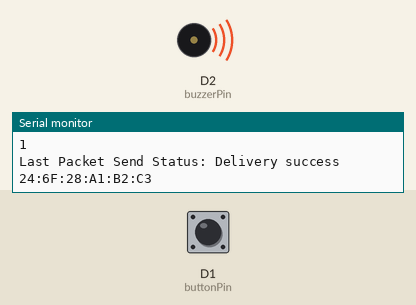
A sketch run on a simulated ESP8266 (NodeMCU). Parts: buzzer (waves = sounding), the last lines printed to the serial monitor. The inputs (shaded band) are chosen by the test bench; at power-on: D1 (buttonPin) HIGH. WiFi joins after 1.5 s; servers stay silent unless stated; random numbers use the default seed unless the sketch sets one.

Above: at 11.7 s.
11.8 s: D1 (buttonPin) pulled LOW for 3 s
At 19.2 s:
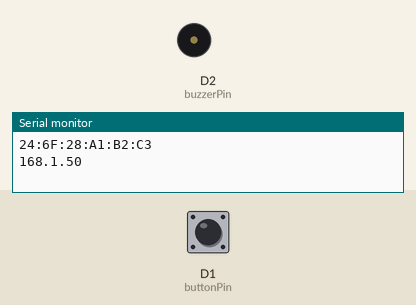
Timing chart, 0 to 25.3 s (numbered marks = the images above; inputs shaded):
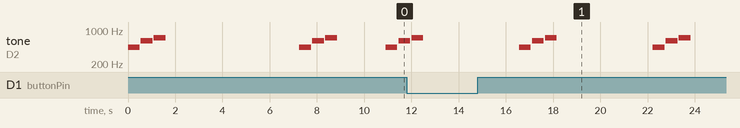

Measured:
- by itself, tone on D2 (buzzerPin): repeats every 5.7 s: 700 Hz 0.50 s, silent 4.1 s, 440 Hz 0.50 s, silent 0.05 s, 600 Hz 0.50 s, silent 0.05 s

The sketch:

EspNow_send_dataZ.ino
```cpp
// (licence header left out)
#include <ESP8266WiFi.h>
#include <espnow.h>


//-------------------EMailSender---------------------------
 #include "Arduino.h"
 #include <EMailSender.h>
 const char* ssid = "dbSoft";
 const char* password = "xVf5nTEN";

 uint8_t connection_state = 0;
 uint16_t reconnect_interval = 10000;

//EMailSender emailSend("myriskosarduino@gmail.com", "dbSoft1957");
//EMailSender emailSend("info.dbsoft@gmail.com", "dbSoft1957!@#");
EMailSender emailSend("myriskos@yahoo.gr", "cswmhhgzvrcxoftg");
//EMailSender emailSend("info@dbsoft.gr", "!!MyrJohn!@#");

uint8_t WiFiConnect(const char* nSSID = nullptr, const char* nPassword = nullptr)
{
    static uint16_t attempt = 0;
    Serial.print("Connecting to ");
    if(nSSID) {
        WiFi.begin(nSSID, nPassword);
        Serial.println(nSSID);
    }

    uint8_t i = 0;
    while(WiFi.status()!= WL_CONNECTED && i++ < 50)
    {
        delay(200);
        Serial.print(".");
    }
    ++attempt;
    Serial.println("");
    if(i == 51) {
        Serial.print("Connection: TIMEOUT on attempt: ");
        Serial.println(attempt);
        if(attempt % 2 == 0)
            Serial.println("Check if access point available or SSID and Password\r\n");
        return false;
    }
    Serial.println("Connection: ESTABLISHED");
    Serial.print("Got IP address: ");
    Serial.println(WiFi.localIP());
    return true;
}

void Awaits()
{
    uint32_t ts = millis();
    while(!connection_state)
    {
        delay(50);
        if(millis() > (ts + reconnect_interval) && !connection_state){
            connection_state = WiFiConnect();
            ts = millis();
        }
    }
}

void MailYahoo(){

    connection_state = WiFiConnect(ssid, password);
    if(!connection_state)  // if not connected to WIFI
     {
       Awaits();              // constantly trying to connect
     }
    EMailSender::EMailMessage message;
    message.subject = "Esp8266NodeMCU";
    message.message = "Παραβίαση πόρτας ορόφου<br>Arduino.<br>www.dbsoft.gr";

    EMailSender::Response resp = emailSend.send("info.dbsoft@gmail.com", message);
    EMailSender::Response resp2 = emailSend.send("myriskos@yahoo.gr", message);
    Serial.println("Sending status: ");

    Serial.println(resp.status);
    Serial.println(resp.code);
    Serial.println(resp.desc);

    Serial.println(resp2.status);
    Serial.println(resp2.code);
    Serial.println(resp2.desc);


}

//---------------------end EMailSender--------------------------------------


// REPLACE WITH RECEIVER MAC Address
// {0xA4, 0xCF, 0x12, 0xDF, 0x58, 0x46} ;  // SEND A
// {0xA4, 0xCF, 0x12, 0xDF, 0x51, 0x1}  ;  // SEND B
// {0x98, 0xF4, 0xAB, 0xB3, 0x8F, 0x94} ;  // SEND C
// {0xA4, 0xCF, 0x32, 0x7A, 0x5, 0x18}  ;  // SEND D
// {0xA4, 0xCF, 0x12, 0xDF, 0x48, 0xFA} ;  // SEND E
// {0x84, 0xF3, 0xEB, 0x1A, 0x3A, 0x88} ;  // SEND Z
// {0xA4, 0xCF, 0x12, 0xDF, 0x48, 0xAA} ;  // RECEIVER

// a4:cf:12:df:58:46    SEND A
// a4:cf:12:df:51:1     SEND B
// 98:f4:ab:b3:8f:94    SEND C
// 2c:f4:32:7a:5:18     SEND D
// a4:cf:12:df:48:fa    SEND E
// 84:f3:eb:1a:3a:88    SEND Z
// A4:CF:12:DF:48:AA    RECEIVER

uint8_t broadcastAddress[] = {0xA4, 0xCF, 0x12, 0xDF, 0x48, 0xAA}; // RECEIVER

 const int buzzerPin = D2;
 const int buttonPin = D1; // 16
 int buttonState = 0;
 int counter = 0;
 bool lSend = false ;

// Structure example to send data
// Must match the receiver structure
typedef struct struct_message {
  char a[32];
  int b;
  float c;
  String d ;
  bool e;
} struct_message;

// Create a struct_message called myData
struct_message myData;

// Callback when data is sent
void OnDataSent(uint8_t *mac_addr, uint8_t sendStatus) {
  Serial.print("Last Packet Send Status: ");
  if (sendStatus == 0){
    Serial.println("Delivery success");
    Serial.println(WiFi.macAddress());
  }
  else{
    Serial.println("Delivery fail");
  }
}

void setup() {
  // Init Serial Monitor
  Serial.begin(115200);
  pinMode( buttonPin,INPUT_PULLUP);
  pinMode(buzzerPin, OUTPUT);
  // Set device as a Wi-Fi Station
  WiFi.mode(WIFI_STA);

  // Init ESP-NOW
  if (esp_now_init() != 0) {
    Serial.println("Error initializing ESP-NOW");
    return;
  }

  // Once ESPNow is successfully Init, we will register for Send CB to
  // get the status of Trasnmitted packet
  esp_now_set_self_role(ESP_NOW_ROLE_CONTROLLER);
  esp_now_register_send_cb(OnDataSent);

  // Register peer
  esp_now_add_peer(broadcastAddress, ESP_NOW_ROLE_SLAVE, 1, NULL, 0);
}


void loop() {

  buttonState = digitalRead(buttonPin);
  if (!buttonState){
    myData.e = false;
    lSend    = false ;
    Serial.println("false");
  }
  if (buttonState){
    myData.e = true;
    beep(440, 500);
    beep(600, 500);
    beep(700, 500);
    Serial.println("true");
  }

  // Set values to send
  strcpy(myData.a, "THIS IS A CHAR from Z");
  myData.b = random(1,20);
  myData.c = 1.2;
  myData.d = "Prodect";
 //  myData.e = false;
  Serial.println(myData.a);
  Serial.println(myData.b);
  Serial.println(myData.e);

  // Send message via ESP-NOW
  esp_now_send(broadcastAddress, (uint8_t *) &myData, sizeof(myData));

    if ( (!lSend) && ( myData.e) == true )  {
        MailYahoo();
        lSend = true ;
    }


  delay(2000);
}


//-----------------
void beep(int note, int duration) {
//-----------------

 //Play tone on buzzerPin
 tone(buzzerPin, note, duration);
  delay(duration);

 //Stop tone on buzzerPin
 noTone(buzzerPin);
 delay(50);

 //Increment counter
 counter++;
}
```
